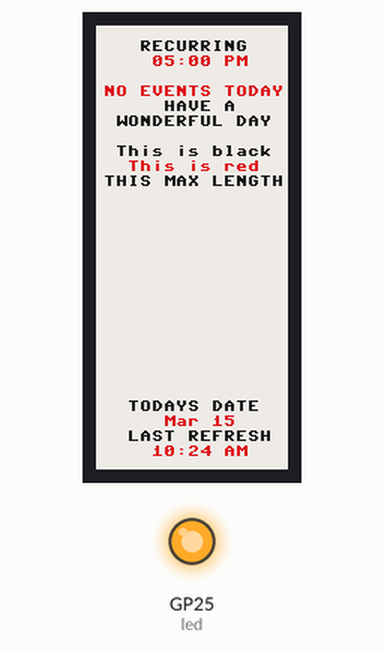
The program below on a simulated Raspberry Pi Pico running MicroPython. Shown: 128×296 colour display, output pins drawn as LEDs (lit = HIGH). WiFi joins after 1.5 s; the clock reads 2024-03-15 10:24:30 at power-on unless the program sets it; an e-paper refresh takes a nominal 2 s (0.4 s partial, 12 s with colour); library files of the repository ran but are not shown: Secrets.py, EPD_2in9_B.py; pins used as bus, display or sensor lines are not drawn; what the program prints to the serial console is not drawn.

Above: at 14.4 s.
At 16.4 s:
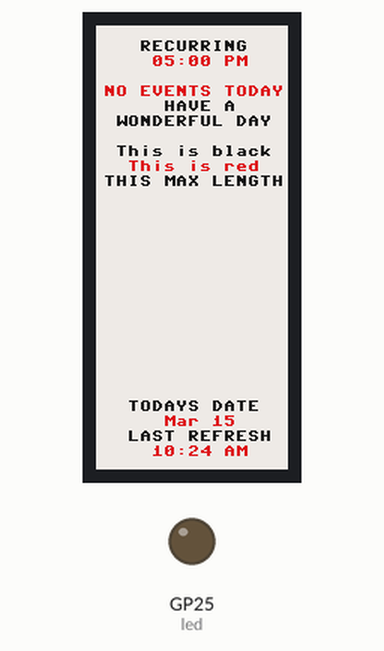
Timing chart, 0 to 17.9 s (numbered marks = the images above):
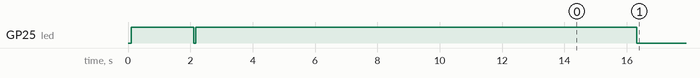

The program:

main.py
```python
import machine
import utime as time
import Secrets
import Network
import EventManager
import EPD_2in9_B as epd

# Global variables for display lines and their colors
lines = [""] * 28
line_color = ["black"] * 28
month_abbreviations = [
    "Jan",
    "Feb",
    "Mar",
    "Apr",
    "May",
    "Jun",
    "Jul",
    "Aug",
    "Sep",
    "Oct",
    "Nov",
    "Dec",
]


# Function to format event data for display
def format_event_output(event_manager):
    # Format lines for the next fixed event or weekend
    if event_manager.next_fixed_event_time:
        lines[0] = "RECURRING"
        lines[1] = (
            f"{event_manager.format_timestamp(event_manager.next_fixed_event_time)}"
        )
    else:
        lines[0] = "HURRAY!"
        lines[1] = "ITS THE WEEKEND"
    line_color[1] = "red"

    # Format lines for the next event if it exists
    if event_manager.next_event_time:
        event_time_tuple = time.localtime(event_manager.next_event_time)
        lines[3] = "EVENTS"
        lines[4] = f"{event_manager.format_time(event_time_tuple)}"
        lines[5] = f"{event_manager.next_event_info}"
        line_color[4] = "red"
        line_color[5] = "red"
    else:
        lines[3] = "NO EVENTS TODAY"
        line_color[3] = "red"
        lines[4] = "HAVE A"
        lines[5] = "WONDERFUL DAY"

    # Get and format the current date and time
    get_current_datetime(local_timezone)

    return lines, line_color


# Function to update the e-paper display with the given lines and colors
def update_display(e_paper, lines, line_colors):
    e_paper.__init__()  # Initialize e-paper display
    e_paper.Clear  # Clear previous content

    # Map colors to e-paper image objects
    color_map = {"black": e_paper.imageblack, "red": e_paper.imagered}

    # Clear display
    e_paper.imageblack.fill(0xFF)
    e_paper.imagered.fill(0xFF)

    # Draw each line with its specified color
    for i, (line, color) in enumerate(zip(lines, line_colors)):
        image_obj = color_map.get(color, e_paper.imageblack)  # Default to black
        image_obj.text(line, 5, 10 + i * 10, 0x00)  # Text, x, y, color

    e_paper.display()  # Update the display
    e_paper.sleep()  # Put the display to sleep


# Function to formate current date and time, adjusting for the timezone offset
def get_current_datetime(timezone_offset):
    # Get the current local time
    local_time = time.localtime()  # Return tuple

    # Adjust hours based on timezone offset
    adjusted_hour = (local_time[3] + timezone_offset) % 24
    day_adjustment = (local_time[3] + timezone_offset) // 24
    adjusted_day = local_time[2] + day_adjustment

    # Determine (AM/PM) period and adjust hour for 12-hour format
    hour = adjusted_hour % 12
    hour = 12 if hour == 0 else hour
    period = "AM" if adjusted_hour < 12 else "PM"

    # Get the month abbreviation
    month_abbr = month_abbreviations[local_time[1] - 1]

    # Format date and time
    formatted_date = "{} {:02}".format(month_abbr, adjusted_day)
    formatted_time = "{:02}:{:02} {}".format(hour, local_time[4], period)

    # Print current date and time for debugging
    print("Current date:", formatted_date)
    print("Current local formatted time:", formatted_time)

    # Update lines with the formatted date and time
    lines[24] = "TODAYS DATE"
    lines[25] = formatted_date
    line_color[25] = "red"
    lines[26] = "LAST REFRESH"
    lines[27] = formatted_time
    line_color[27] = "red"


# Function to set a specific line of text and its color.
def set_line(index, text, color="black"):
    if 0 <= index < len(lines):
        lines[index] = text
        line_color[index] = color


# Function Center each line of text to a width of 15 characters.
def centered_lines(lines):
    return [s.center(15) for s in lines]


if __name__ == "__main__":
    # Configuration from Secrets.py
    country = Secrets.WiFiCOUNTRY
    ssid = Secrets.SSID
    password = Secrets.PASSWORD
    local_timezone = Secrets.TIMEZONE
    events_path = Secrets.EVENTS
    fixed_events_path = Secrets.RECURRING_EVENTS
    update_interval = Secrets.UPDATE_INTERVAL

    # Initialize network and e-paper objects
    NetworkManager = Network.NetworkManager
    NTPManager = Network.NTPManager
    network_manager = NetworkManager(country, ssid, password)
    ntp_manager = NTPManager()
    led = machine.Pin("LED", machine.Pin.OUT)
    e_paper = epd.E_paper()
    EventsSetup = EventManager.EventManager

    # Connect to network and synchronize time
    network_manager.connect()
    ntp_manager.sync()

    while True:
        led.on()
        # Initialize and format event data
        event_manager = EventsSetup(
            events_path, fixed_events_path, timezone_offset=local_timezone
        )
        formatted_lines = format_event_output(event_manager)

        # Set fixed messages
        set_line(7, "This is black")
        set_line(8, "This is red", color="red")
        set_line(9, "THIS MAX LENGTH")

        # Center and update display
        center_lines = centered_lines(lines)
        update_display(e_paper, center_lines, line_color)

        led.off()

        # Wait for next update
        print(f"Waiting {update_interval} seconds for next update")
        time.sleep(update_interval)
```

Network.py
```python
import network
import ntptime
import rp2
import machine
import utime as time

# Initialize the LED pin for status indication
led = machine.Pin("LED", machine.Pin.OUT)


# Network Manager class for handling Wi-Fi network connections
class NetworkManager:
    # Initialize the Network Manager with Wi-Fi credentials and LED pin
    def __init__(self, country, ssid, password, led_pin="LED"):
        self.country = country
        self.ssid = ssid
        self.password = password
        self.led = machine.Pin(led_pin, machine.Pin.OUT)

    # Connect to Wi-Fi network and manage connection status
    def connect(self):
        rp2.country(self.country)  # Set the country for Wi-Fi configuration
        wlan = network.WLAN(network.STA_IF)
        wlan.active(True)  # Activate the WLAN interface
        wlan.connect(self.ssid, self.password)  # Connect to specified network

        self.led.on()  # Turn on LED to indicate connection attempt
        max_wait = 20  # Timeout for connection attempt
        while max_wait > 0:
            # Check connection status
            if wlan.status() < 0 or wlan.status() >= 3:
                break
            max_wait -= 1
            print("waiting for connection...")
            time.sleep(2)  # Wait before retrying

        self.led.off()  # Turn off LED after connection attempt

        # Check if the connection was successful
        if wlan.status() != 3:
            raise RuntimeError("network connection failed")
        else:
            print("connected with ip = " + wlan.ifconfig()[0])


# Class to handle NTP (Network Time Protocol) synchronization
class NTPManager:
    # Synchronize the device's time with an NTP server
    def sync(self):
        try:
            ntptime.settime()  # Sync time with NTP server
            # Print the local time after synchronization
            print("Time Synced | UTC Time : %s" % str(time.localtime()))
        except Exception as e:
            # Print error message if synchronization fails
            print("Failed to sync time:", e)
```

EventManager.py
```python
import utime as time
import json


# Class to manager and find events from JSON files
class EventManager:
    month_map = {
        "jan": 1,
        "feb": 2,
        "mar": 3,
        "apr": 4,
        "may": 5,
        "jun": 6,
        "jul": 7,
        "aug": 8,
        "sep": 9,
        "oct": 10,
        "nov": 11,
        "dec": 12,
    }

    # Initialize the EventManager with file paths and timezone offset
    def __init__(self, file_path, fixed_events_path, timezone_offset=0):
        self.file_path = file_path
        self.fixed_events_path = fixed_events_path
        self.timezone_offset = timezone_offset
        self.events = []
        self.fixed_event_times = []
        self.next_event_time = None
        self.next_event_info = None
        self.next_fixed_event_time = None

        # Load events and find the next upcoming event
        self.load_events()
        self.load_fixed_events()
        self.find_next_event()
        self.find_next_fixed_event()

    # Convert date and time strings into a timestamp
    def parse_datetime(self, date_str, time_str):
        month_str, day = date_str.split("-")
        month = self.month_map.get(month_str.lower())
        if month is None:
            raise ValueError(f"Unknown month abbreviation: {month_str}")
        day = int(day)
        hour, minute = map(int, time_str.split(":"))

        now = time.localtime()
        current_year = now[0]
        local_time = (current_year, month, day, hour, minute, 0, 0, 0, -1)

        return time.mktime(local_time)

    # Load events from the specified file and parse them
    def load_events(self):
        try:
            with open(self.file_path, "r") as file:
                events_data = json.load(file)
                for event in events_data:
                    date_str = event["date"]
                    time_str = event["time"]
                    info = event["info"]
                    event_time = self.parse_datetime(date_str, time_str)
                    self.events.append((event_time, info.strip()))
        except (OSError, ValueError) as e:
            print(f"Error loading events: {e}")

    # Load fixed events from the specified file and parse them
    def load_fixed_events(self):
        try:
            with open(self.fixed_events_path, "r") as file:
                fixed_events_data = json.load(file)
                now = time.localtime()
                current_year = now[0]
                current_month = now[1]
                current_day = now[2]
                current_weekday = now[6]  # Monday is 0 and Sunday is 6

            day_map = {
                "Mon": 0,
                "Tue": 1,
                "Wed": 2,
                "Thu": 3,
                "Fri": 4,
                "Sat": 5,
                "Sun": 6,
            }

            for day_entry in fixed_events_data:
                for day_name, times in day_entry.items():
                    if day_name not in day_map:
                        continue
                    target_day = day_map[day_name]

                    for time_of_day, time_str in times.items():
                        hour, minute = map(int, time_str.split(":"))
                        days_until_target = (target_day - current_weekday + 7) % 7
                        days_until_target = max(
                            days_until_target, 0
                        )  # Ensure non-negative

                        event_date_local = time.mktime(
                            (
                                current_year,
                                current_month,
                                current_day + days_until_target,
                                hour,
                                minute,
                                0,
                                0,
                                0,
                                -1,
                            )
                        )
                        self.fixed_event_times.append(event_date_local)

            self.fixed_event_times.sort()

        except (OSError, ValueError) as e:
            print(f"Error loading fixed events: {e}")

    # Find the next upcoming event from the loaded events
    def find_next_event(self):
        now = time.localtime()
        current_time = time.mktime(
            (now[0], now[1], now[2], now[3], now[4], 0, 0, 0, -1)
        ) + (self.timezone_offset * 3600)

        today_events = [
            event
            for event in self.events
            if event[0] >= current_time
            and time.localtime(event[0])[0:3] == (now[0], now[1], now[2])
        ]

        if today_events:
            self.next_event_time, self.next_event_info = min(
                today_events, key=lambda x: x[0]
            )
        print(f"Next Event: {self.next_event_info}")
        print(f"Next Event Time: {self.next_event_time}")

    # Find the next fixed event from the loaded fixed events
    def find_next_fixed_event(self):
        now = time.localtime()
        current_time = time.mktime(
            (now[0], now[1], now[2], now[3], now[4], 0, 0, 0, -1)
        ) + (self.timezone_offset * 3600)

        today_events = [
            event
            for event in self.fixed_event_times
            if current_time <= event < current_time + 86400
        ]

        self.next_fixed_event_time = min(today_events, default=None)
        print(f"Next Fixed Event Time: {self.next_fixed_event_time}")

    # Format a time tuple into a 12-hour time string
    def format_time(self, time_tuple):
        hour = time_tuple[3]
        minute = time_tuple[4]
        period = "AM" if hour < 12 else "PM"
        hour = hour % 12
        hour = 12 if hour == 0 else hour
        return "{:02}:{:02} {}".format(hour, minute, period)

    # Format a timestamp into a 12-hour time string
    def format_timestamp(self, timestamp):
        if not isinstance(timestamp, int):
            raise TypeError(f"Expected integer timestamp, got: {timestamp}")
        return self.format_time(time.localtime(timestamp))

    # Print details of the next upcoming event and fixed event
    def print_upcoming_events(self):
        if self.next_event_time:
            event_time_tuple = time.localtime(self.next_event_time)
            print("Next event time:", self.format_time(event_time_tuple))
            print("Next event info:", self.next_event_info)

        if self.next_fixed_event_time:
            fixed_event_time_tuple = time.localtime(self.next_fixed_event_time)
            print(f"Next fixed event time: {self.format_time(fixed_event_time_tuple)}")
```

Measured:
- by itself, GP25 (led): HIGH → LOW at 2.1 s, → HIGH 0.06 s later, → LOW 14.2 s later
